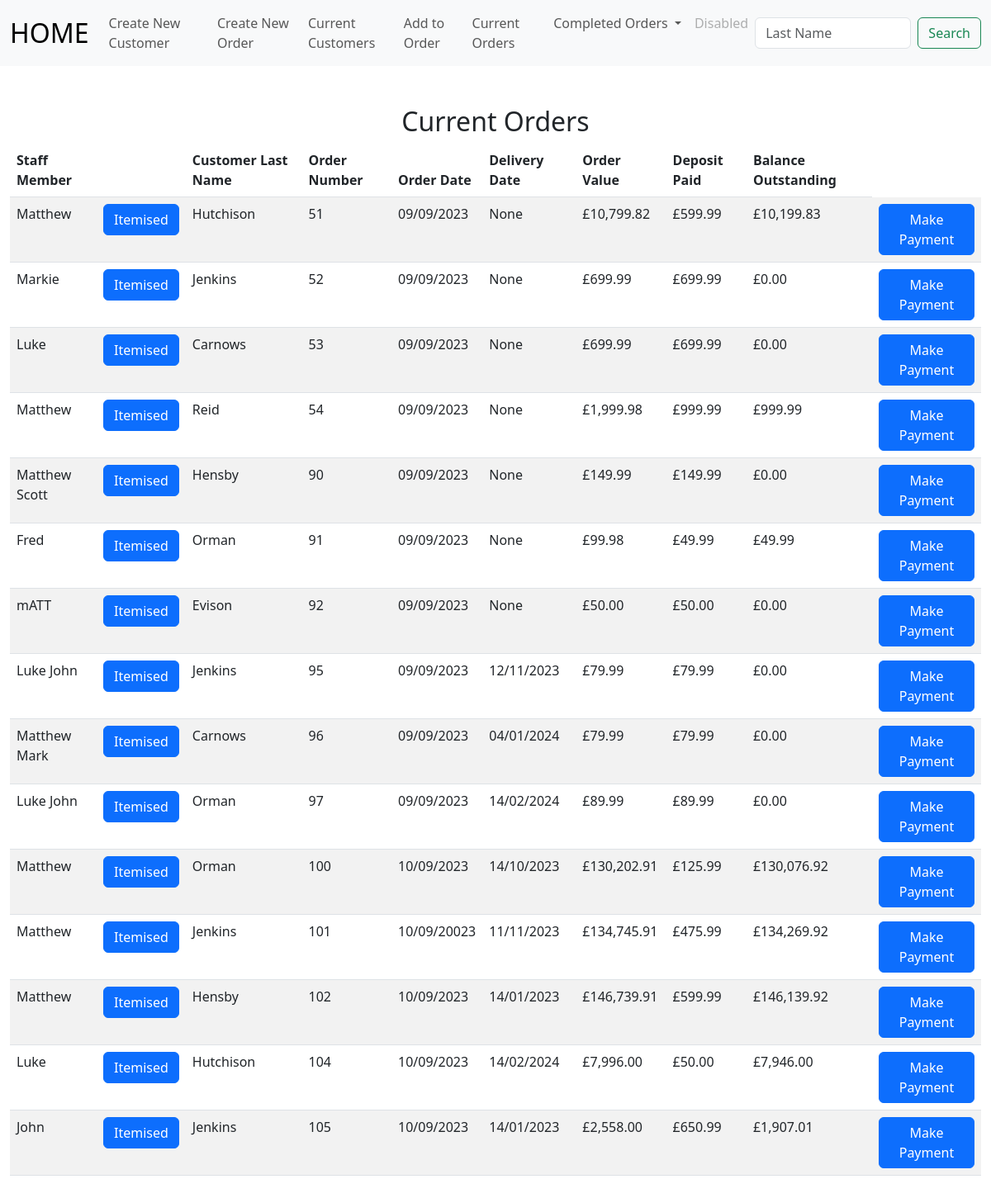
The app's page /open_orders, older data.
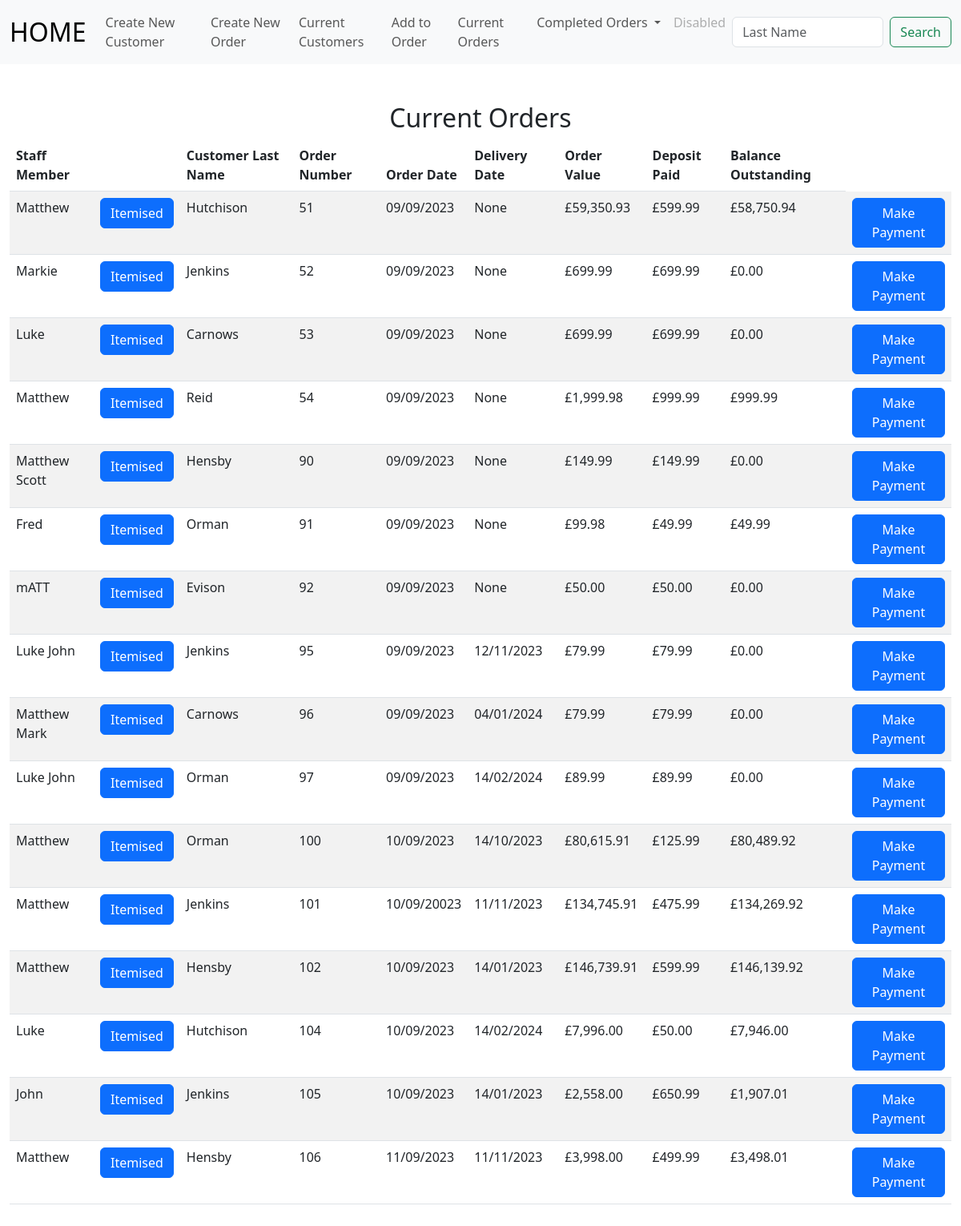
The same page, newer data.
### tables this page shows
CREATE TABLE orders(order_id INTEGER PRIMARY KEY AUTOINCREMENT NOT NULL,  cust_id INTEGER, order_no INTEGER, item_id INTEGER, staff_member TEXT, order_date DATETIME, completion TEXT, delivery_date DATETIME, colour_finish TEXT, extra_details TEXT, selling_price DECIMAL, del_col_take TEXT , quantity INTEGER, balance DECIMAL, deposit DECIMAL);

### app.py (the view)
@app.route("/open_orders", methods=["GET", "POST"])
def open_orders():
    if request.method == "POST":
        order_no = request.form.get("order_no")
        current = db.execute("SELECT * FROM orders WHERE order_no = (?);", order_no)
        for row in current:
            customer_id = row["cust_id"]
            staff_member = row["staff_member"]
            order_date = row["order_date"]
            item_id = row["item_id"]
        db.execute("INSERT INTO current_order(cust_id, staff_member, order_date, item_id, order_number) VALUES (?, ?, ?, ?, ?);", customer_id,  staff_member, order_date, item_id, order_no)
        return render_template("stock_list.html", order_no = order_no)
    else:
        ord_detail = db.execute("select orders.staff_member, orders.cust_id, last_name, order_id,orders.order_date, orders.deposit, completion, orders.delivery_date, balance, total_cost from orders JOIN customers on orders.cust_id = customers.id JOIN current_order ON current_order.order_number = orders.order_id GROUP BY order_id;")
        return render_template("open_orders.html", ord_detail = ord_detail)

### app.py (called while the page is built)
@app.after_request
def after_request(response):
    response.headers["Cache-Control"] = "no-cache, no-store, must-revalidate"
    response.headers["Expires"] = 0
    response.headers["Pragma"] = "no-cache"
    return response

### extras.py (called while the page is built)
def GBP(value):
    return f"£{value:,.2f}"

### templates/open_orders.html (shortened to what this page needs)
{% extends "layout.html" %}
{% block main %}
<div class="section">
    <h2>Current Orders</h2>
    <table class="table table-striped">
        <thead>
            <tr>
                <th class="text-start">Staff Member</th>
                <th></th>
                <th class="text-start">Customer Last Name</th>
                <th class="text-start">Order Number</th>
                <th class="text-start">Order Date</th>
                <th class="text-start">Delivery Date</th>
                <th class="text-start">Order Value</th>
                <th class="text-start">Deposit Paid</th>
                <th class="text-start">Balance Outstanding</th>
            </tr>
    </thead>
        <tbody>
            {% for row in ord_detail %}
            <tr>
                <td class="text-start">{{ row["staff_member"] }}</td>
                <form action="/show_content" method="POST">
                    <td><input type="hidden" name="order_no" VALUE="{{ row['order_id'] }}"><button class="btn btn-primary" type="submit">Itemised</button></td>
                </form>
                <td class="text-start">{{ row["last_name"] }}</td>
                <td class="text-start">{{ row["order_id"] }}</td>
                <td class="text-start">{{ row["order_date"] }}</td>
                <td class="text-start">{{ row["delivery_date"] }}</td>
                <td class="text-start">{{ row["total_cost"] |GBP }}</td>
                <td class="text-start">{{ row["deposit"] |GBP }}</td>
                <td class="text-start">{{ (row["total_cost"] - row["deposit"]) |GBP }}</td>
                <form action="/payments" method="POST">
                    <td><input type="hidden" name="order_no" VALUE="{{ row['order_no'] }}"><button class="btn btn-primary" type="submit">Make Payment</button></td>
                </form>
                {% endfor %}
            </tr>
        </tbody>
    </table>
</div>
{% endblock %}

### templates/layout.html (shortened to what this page needs)
<!doctype html>
<html lang="en">
  <head>
    <link href="https://cdn.jsdelivr.net/npm/bootstrap@5.3.0/dist/css/bootstrap.min.css" rel="stylesheet">
    <link href="/static/styles.css" rel="stylesheet">
  </head>
  <body>
        <nav class="navbar navbar-expand-lg bg-body-tertiary">
        <div class="container-fluid">
          <a class="navbar-brand" href="/">HOME</a>
            <div class="collapse navbar-collapse" id="navbarSupportedContent">
                <ul class="navbar-nav me-auto mb-2 mb-lg-0">
                <li class="nav-item">
                    <li class="nav-item"><a class="nav-link" href="/new_customer">Create New Customer</a></li>
                    <li class="nav-item"><a class="nav-link" href="/choose_customer">Create New Order</a></li>
                </li>
                <li class="nav-item">
                    <a class="nav-link" href="/list_of_customers">Current Customers</a>
                    <li class="nav-item"><a class="nav-link" href="/search">Add to Order</a></li>
                    <a class="nav-link" href="/open_orders">Current Orders</a>
                </li>
                <li class="nav-item dropdown">
                    <a class="nav-link dropdown-toggle" href="#" role="button" data-bs-toggle="dropdown" aria-expanded="false">
                    Completed Orders
                    </a>
                </li>
                <li class="nav-item">
                    <a class="nav-link disabled">Disabled</a>
                </li>
                </ul>
                <form class="d-flex" role="search">
                <input class="form-control me-2" type="search" placeholder="Last Name" aria-label="Search">
                <button class="btn btn-outline-success" type="submit">Search</button>
                </form>
            </div>
            </div>
        </nav>
      <main class="container-fluid py-5 text-center">
        {% block main %}{% endblock %}
      </main>
  </body>

### static/styles.css (style rules this page uses)
nav .navbar-brand { font-size: xx-large; }

Row changes from the older to the newer data that the page shows:
computed for orders id 51: total_cost|GBP "£10,799.82" → "£59,350.93"; (row['total_cost']-row['deposit'])|GBP "£10,199.83" → "£58,750.94"
computed for orders id 100: total_cost|GBP "£130,202.91" → "£80,615.91"; (row['total_cost']-row['deposit'])|GBP "£130,076.92" → "£80,489.92"
added orders: staff_member "Matthew", last_name "Hensby", order_id "106", order_date "11/09/2023", delivery_date "11/11/2023", total_cost|GBP "£3,998.00", deposit|GBP "£499.99", (row['total_cost']-row['deposit'])|GBP "£3,498.01"
